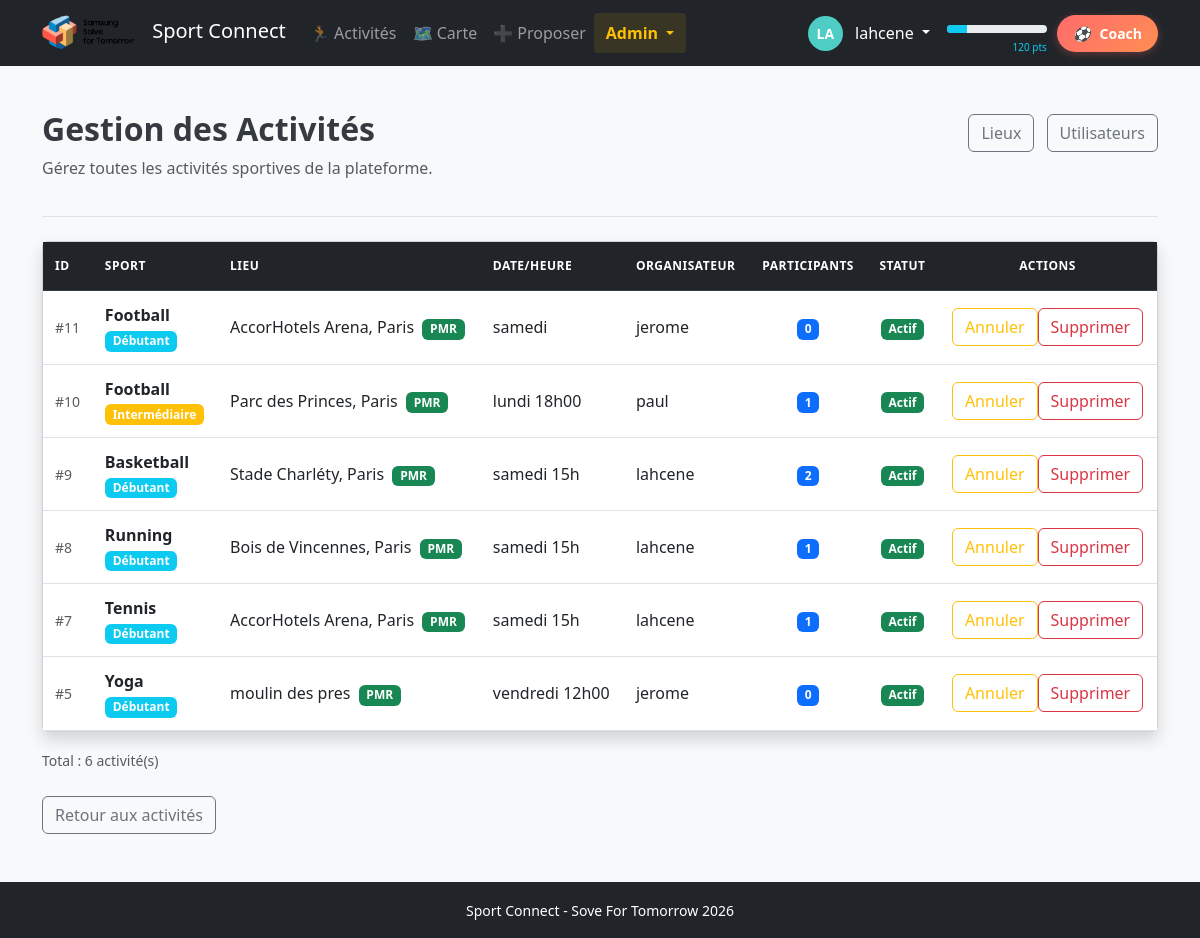
/admin/events (signed in), run on the app's committed database.
### tables this page shows
CREATE TABLE users (
                id INTEGER PRIMARY KEY AUTOINCREMENT,
                username TEXT UNIQUE NOT NULL,
                password_hash TEXT NOT NULL,
                email TEXT,
                created_at TIMESTAMP DEFAULT CURRENT_TIMESTAMP,
                points INTEGER DEFAULT 0,
                avatar_color TEXT DEFAULT '#6c757d'
            , is_admin INTEGER DEFAULT 0);

CREATE TABLE events
                 (id INTEGER PRIMARY KEY AUTOINCREMENT,
                  organisateur TEXT,
                  sport TEXT,
                  niveau TEXT,
                  lieu TEXT,
                  date_heure TEXT,
                  accessibilite TEXT, organizer_id INTEGER, created_at TIMESTAMP, is_cancelled BOOLEAN DEFAULT 0, latitude REAL, longitude REAL, transport_station TEXT, transport_lines TEXT, place_id INTEGER REFERENCES places(id), genre TEXT DEFAULT 'Mixte');

### app.py (the view)
@app.route('/admin/events')
@admin_required
def admin_events():
    conn = sqlite3.connect('database.db')
    conn.row_factory = sqlite3.Row
    c = conn.cursor()
    c.execute("""
        SELECT e.*, u.username as organizer_name
        FROM events e
        LEFT JOIN users u ON e.organizer_id = u.id
        ORDER BY e.id DESC
    """)
    events = c.fetchall()
    events_list = []
    for event in events:
        c.execute("SELECT COUNT(*) as count FROM participations WHERE event_id = ?", (event['id'],))
        participant_count = c.fetchone()['count']
        events_list.append({
            'event': dict(event),
            'participant_count': participant_count
        })
    conn.close()
    return render_template('admin/events_list.html', events=events_list)

### app.py (called while the page is built)
@login_manager.user_loader
def load_user(user_id):
    return get_user_by_id(user_id)

def admin_required(f):
    @wraps(f)
    @login_required
    def decorated_function(*args, **kwargs):
        if not current_user.is_admin:
            flash('Accès réservé aux administrateurs.', 'error')
            return redirect(url_for('index'))
        return f(*args, **kwargs)
    return decorated_function

### models.py (called while the page is built)
def get_user_by_id(user_id):
    conn = sqlite3.connect('database.db')
    conn.row_factory = sqlite3.Row
    c = conn.cursor()
    c.execute("SELECT * FROM users WHERE id = ?", (user_id,))
    user_data = c.fetchone()
    conn.close()
    if user_data:
        return User(
            id=user_data['id'],
            username=user_data['username'],
            email=user_data['email'],
            points=user_data['points'],
            avatar_color=user_data['avatar_color'],
            is_admin=bool(user_data['is_admin']) if 'is_admin' in user_data.keys() else False
        )
    return None

    def get_level_info(self):
        return get_level_info(self.points)

    def get_initials(self):
        if not self.username:
            return "?"
        parts = self.username.split()
        if len(parts) >= 2:
            return (parts[0][0] + parts[1][0]).upper()
        return self.username[:2].upper()

### templates/admin/events_list.html (shortened to what this page needs)
{% extends "base.html" %}
{% block content %}
<div class="admin-header mb-4">
    <div class="d-flex justify-content-between align-items-center">
        <h2>Gestion des Activités</h2>
        <div>
            <a href="{{ url_for('admin_places') }}" class="btn btn-outline-secondary me-2">Lieux</a>
            <a href="{{ url_for('admin_users') }}" class="btn btn-outline-secondary">Utilisateurs</a>
        </div>
    </div>
    <p class="text-muted">Gérez toutes les activités sportives de la plateforme.</p>
</div>
{% if events %}
<div class="card shadow">
    <div class="table-responsive">
        <table class="table table-hover mb-0 admin-table">
            <thead class="table-dark">
                <tr>
                    <th>ID</th>
                    <th>Sport</th>
                    <th>Lieu</th>
                    <th>Date/Heure</th>
                    <th>Organisateur</th>
                    <th class="text-center">Participants</th>
                    <th class="text-center">Statut</th>
                    <th class="text-center">Actions</th>
                </tr>
            </thead>
            <tbody>
                {% for item in events %}
                {% set event = item.event %}
                <tr class="{{ 'table-secondary' if event.is_cancelled else '' }}">
                    <td data-label="ID"><small class="text-muted">#{{ event.id }}</small></td>
                    <td data-label="Sport">
                        <strong>{{ event.sport }}</strong>
                        <br><span class="badge bg-{{ 'info' if event.niveau == 'Débutant' else 'warning' if event.niveau == 'Intermédiaire' else 'danger' }}">{{ event.niveau }}</span>
                    </td>
                    <td data-label="Lieu">
                        {{ event.lieu }}
                        {% if event.accessibilite %}
                        <span class="badge bg-success ms-1">PMR</span>
                        {% endif %}
                    </td>
                    <td data-label="Date">{{ event.date_heure }}</td>
                    <td data-label="Organisateur">
                        {{ event.organizer_name or event.organisateur }}
                    </td>
                    <td class="text-center" data-label="Participants">
                        <span class="badge bg-primary">{{ item.participant_count }}</span>
                    </td>
                    <td class="text-center" data-label="Statut">
                        {% if event.is_cancelled %}
                        <span class="badge bg-danger">Annulé</span>
                        {% else %}
                        <span class="badge bg-success">Actif</span>
                        {% endif %}
                    </td>
                    <td class="text-center" data-label="Actions">
                        <div class="btn-group btn-group-sm">
                            <form action="{{ url_for('admin_toggle_cancel_event', event_id=event.id) }}"
                                  method="POST" class="d-inline">
                                <button type="submit"
                                        class="btn btn-outline-{{ 'success' if event.is_cancelled else 'warning' }}"
                                        title="{{ 'Réactiver' if event.is_cancelled else 'Annuler' }}">
                                    {{ 'Réactiver' if event.is_cancelled else 'Annuler' }}
                                </button>
                            </form>
                            <form action="{{ url_for('admin_delete_event', event_id=event.id) }}"
                                  method="POST" class="d-inline"
                                  onsubmit="return confirm('Supprimer définitivement cet événement et toutes ses participations ?');">
                                <button type="submit" class="btn btn-outline-danger" title="Supprimer">
                                    Supprimer
                                </button>
                            </form>
                        </div>
                    </td>
                </tr>
                {% endfor %}
            </tbody>
        </table>
    </div>
</div>
<div class="mt-3">
    <small class="text-muted">
        Total : {{ events|length }} activité(s)
    </small>
</div>
{% endif %}
<div class="mt-4">
    <a href="{{ url_for('index') }}" class="btn btn-outline-secondary">
        Retour aux activités
    </a>
</div>
{% endblock %}

### templates/base.html (shortened to what this page needs)
<!DOCTYPE html>
<html lang="fr">
<head>
    <link href="https://cdn.jsdelivr.net/npm/bootstrap@5.3.0/dist/css/bootstrap.min.css" rel="stylesheet">
    <link rel="stylesheet" href="{{ url_for('static', filename='style.css') }}">
</head>
<body class="bg-light">
    <nav class="navbar navbar-expand-lg navbar-dark bg-dark mb-4">
        <div class="container">
            <a class="navbar-brand" href="{{ url_for('index') }}">
                <img src="{{ url_for('static', filename='logo.png') }}" alt="Logo" class="rounded-circle" style="height: 40px; margin-right: 10px;">
                Sport Connect
            </a>
            {% if current_user.is_authenticated %}
            <div class="collapse navbar-collapse" id="navbarNav">
                <ul class="navbar-nav me-auto">
                    <li class="nav-item">
                        <a class="nav-link" href="{{ url_for('index') }}">
                            🏃 Activités
                        </a>
                    </li>
                    <li class="nav-item">
                        <a class="nav-link" href="{{ url_for('map_view') }}">
                            🗺️ Carte
                        </a>
                    </li>
                    <li class="nav-item">
                        <a class="nav-link" href="{{ url_for('add') }}">
                            ➕ Proposer
                        </a>
                    </li>
                    {% if current_user.is_admin %}
                    <li class="nav-item dropdown">
                        <a class="nav-link dropdown-toggle text-warning" href="#" id="adminDropdown" role="button" data-bs-toggle="dropdown" aria-expanded="false">
                            Admin
                        </a>
                    </li>
                    {% endif %}
                </ul>
            </div>
            {% endif %}
            {% if current_user.is_authenticated %}
            <div class="d-flex align-items-center text-white ms-auto user-info-bar">
                <div class="dropdown">
                    <button class="btn btn-link text-white text-decoration-none dropdown-toggle p-0"
                            type="button"
                            id="userDropdown"
                            data-bs-toggle="dropdown"
                            aria-expanded="false">
                        <span class="avatar-circle me-1 me-md-2" style="background-color: {{ current_user.avatar_color }};">
                            {{ current_user.get_initials() }}
                        </span>
                        <span class="d-none d-md-inline">{{ current_user.username }}</span>
                    </button>
                </div>
                <div class="ms-2 ms-md-3 text-end d-none d-sm-block">
                    {% set level_info = current_user.get_level_info() %}
                    <small class="d-block text-muted" style="font-size: 10px;">{{ level_info.name }}</small>
                    <div class="progress" style="width: 100px; height: 8px;">
                        <div class="progress-bar bg-{{ level_info.color }}"
                             role="progressbar"
                             style="width: {{ level_info.progress }}%;"
                             aria-valuenow="{{ level_info.progress }}"
                             aria-valuemin="0"
                             aria-valuemax="100">
                        </div>
                    </div>
                    <small class="text-{{ level_info.color }}" style="font-size: 10px;">
                        <span id="user-points">{{ level_info.points }}</span> pts
                    </small>
                </div>
                <button id="chatbot-toggle" class="chatbot-toggle-btn" type="button" title="Coach Sport+ - Ton assistant sportif">
                    <i>⚽</i>
                    <span>Coach</span>
                </button>
            </div>
            {% endif %}
        </div>
    </nav>
    <div class="container">
        {% block content %}{% endblock %}
    </div>
    <footer class="mt-5 py-3 bg-dark text-white text-center">
        <div class="container">
            <small>Sport Connect - Sove For Tomorrow 2026</small>
        </div>
    </footer>
</body>
</html>

### static/style.css (style rules this page uses)
.avatar-circle { display: inline-flex; align-items: center; justify-content: center; width: 35px; height: 35px; border-radius: 50%; color: white; font-weight: bold; font-size: 14px; text-transform: uppercase; }
footer { margin-top: 80px; }
.admin-header { padding: 20px 0; border-bottom: 1px solid #dee2e6; margin-bottom: 20px; }
.admin-header h2 { color: #343a40; font-weight: 600; }
.admin-table { margin-bottom: 0; }
.admin-table thead th { font-weight: 600; text-transform: uppercase; font-size: 12px; letter-spacing: 0.5px; padding: 15px 12px; }
.admin-table tbody td { vertical-align: middle; padding: 12px; }
.admin-table .btn-group { flex-wrap: nowrap; }
.admin-table .btn-group .btn { white-space: nowrap; }
.nav-link.text-warning { font-weight: 600; background-color: rgba(255, 193, 7, 0.1); border-radius: 4px; padding: 8px 12px !important; }
.chatbot-toggle-btn { position: relative; background: linear-gradient(135deg, #FF6B6B 0%, #FF8E53 100%); border: none; color: white; padding: 8px 16px; border-radius: 20px; font-size: 14px; font-weight: 600; transition: all 0.3s; box-shadow: 0 2px 8px rgba(255, 107, 107, 0.3); margin-left: 10px; }
.chatbot-toggle-btn i { margin-right: 6px; }

### data on the page
users: username "lahcene", username "lahcene" "lahcene" "lahcene"
events: id "11", sport "Football", niveau "Débutant", lieu "AccorHotels Arena, Paris", date_heure "samedi", is_cancelled "Annuler"
users: username "jerome" "jerome"
events: id "10", sport "Football", niveau "Intermédiaire", lieu "Parc des Princes, Paris", date_heure "lundi 18h00", is_cancelled "Annuler"
users: username "paul"
events: id "9", sport "Basketball", niveau "Débutant", lieu "Stade Charléty, Paris", date_heure "samedi 15h", is_cancelled "Annuler"
events: id "8", sport "Running", niveau "Débutant", lieu "Bois de Vincennes, Paris", date_heure "samedi 15h", is_cancelled "Annuler"
events: id "7", sport "Tennis", niveau "Débutant", lieu "AccorHotels Arena, Paris", date_heure "samedi 15h", is_cancelled "Annuler"
events: id "5", sport "Yoga", niveau "Débutant", lieu "moulin des pres", date_heure "vendredi 12h00", is_cancelled "Annuler"

### other printed values
{{ current_user.get_initials() }} "LA"
{{ level_info.points }} "120"
{{ item.participant_count }} "0" "1" "2" "1" "1" "0"
{{ events|length }} "6"
